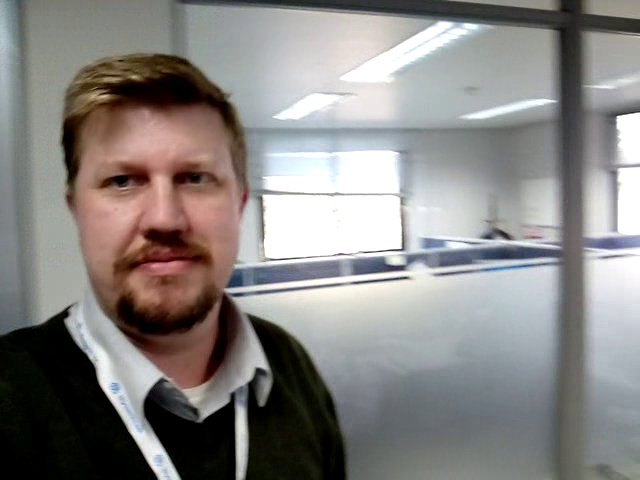
#> input picture frame 27 of FaceRecognition/JonasBruno.mp4, 640 x 480 px, given in place of ParteEquipe.mp4, which was not available
$ python FaceRecognition.py
#> lines starting #> are read from the running program, lines starting #| are printed output that depends on the picture; after the words box and inside, x2 and y2 are one past the last pixel; in counts of white or black regions, pixels touching at a corner belong together; pictures that were not available may be replaced by others from this repository, and a replacement may not be noted
import cv2

cap = cv2.VideoCapture('ParteEquipe.mp4')

classificadorFace = cv2.CascadeClassifier('cascades\haarcascade_frontalface_default.xml')

while(cap.isOpened()):
    ret, frame = cap.read()
#> frame is the input picture: shape (480, 640, 3); mean B, G, R 131.2, 133.2, 136.1
    #print(frame)

    #gray = frame
    gray = cv2.cvtColor(frame, cv2.COLOR_BGR2GRAY)
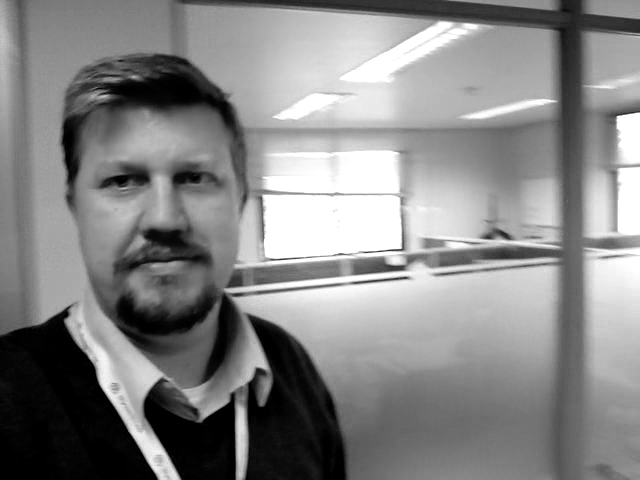
#> gray: shape (480, 640); min 0, max 255, mean 133.8

    facesDetectadas = classificadorFace.detectMultiScale(gray, scaleFactor=2, minSize=(30,30), minNeighbors=5)
#> facesDetectadas = [[64, 107, 192, 192]]

    for (x, y, a, l) in facesDetectadas:
        cv2.rectangle(frame, (x, y), (x + l, y + a), (0, 0, 255), 2)
#> this loop made 1 pass
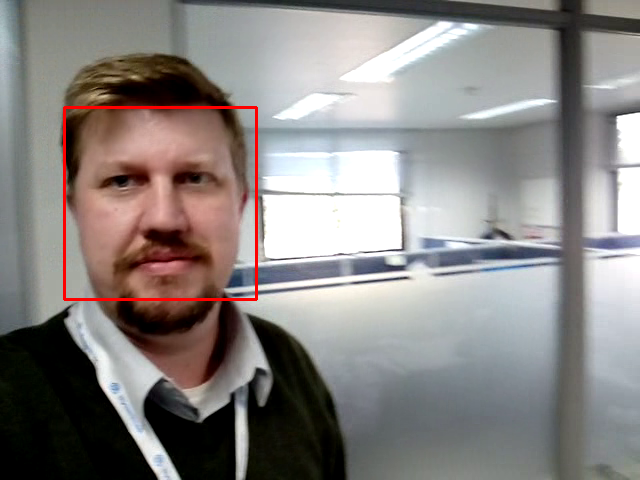
#> frame: shape (480, 640, 3); 0.75% of pixels changed, all inside (x1, y1, x2, y2) = (63, 106, 258, 301)

    cv2.imshow('frame',frame)

    if cv2.waitKey(1) & 0xFF == ord('q'):
#> (key q is pressed here)
        break

cap.release()
cv2.destroyAllWindows()

$ run again, starting later in the video
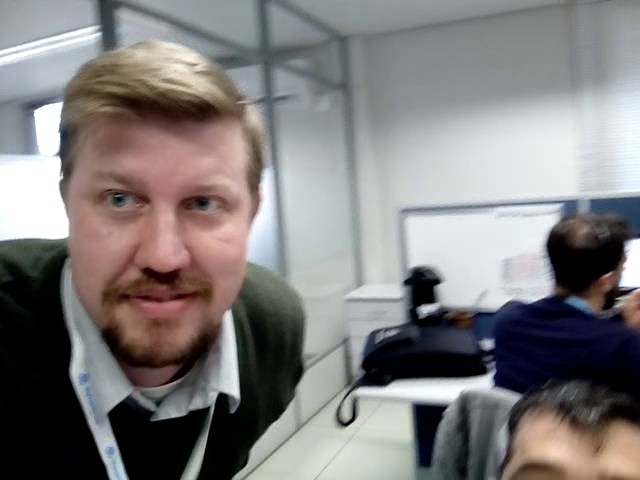
#> input picture frame 122 of FaceRecognition/JonasBruno.mp4, 640 x 480 px, given in place of ParteEquipe.mp4, which was not available
#> frame is the input picture: shape (480, 640, 3); mean B, G, R 124.9, 125.4, 127.7
#> `gray = cv2.cvtColor(frame, cv2.COLOR_BGR2GRAY)`:
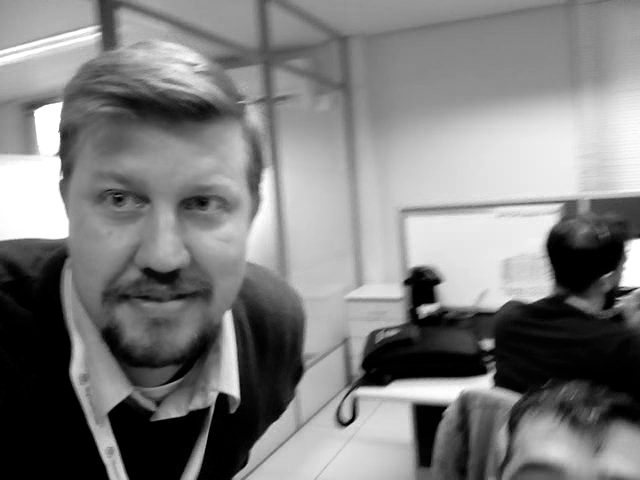
#> gray: shape (480, 640); min 0, max 255, mean 126
#> facesDetectadas = [[71, 131, 192, 192]]
#> the loop `for (x, y, a, l) in facesDetectadas:` made 1 pass
#> after the loop `for (x, y, a, l) in facesDetectadas:`:
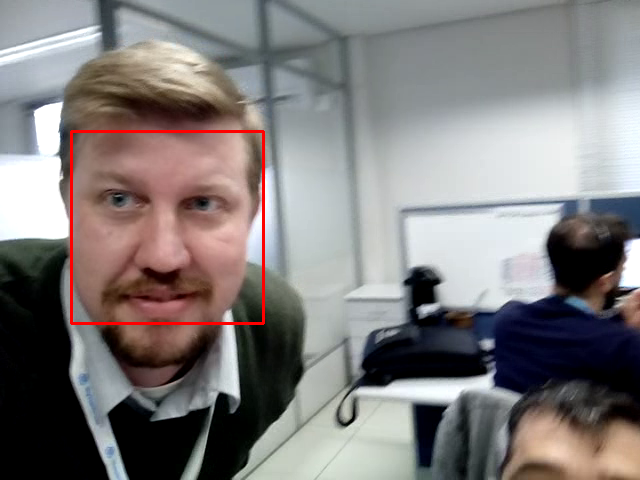
#> frame: shape (480, 640, 3); 0.75% of pixels changed, all inside (x1, y1, x2, y2) = (70, 130, 265, 325)

$ run again, starting later in the video
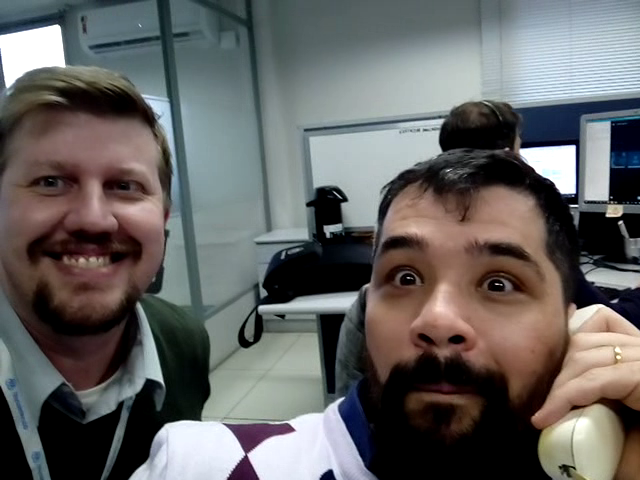
#> input picture frame 218 of FaceRecognition/JonasBruno.mp4, 640 x 480 px, given in place of ParteEquipe.mp4, which was not available
#> frame is the input picture: shape (480, 640, 3); mean B, G, R 98.7, 100, 101
#> `gray = cv2.cvtColor(frame, cv2.COLOR_BGR2GRAY)`:
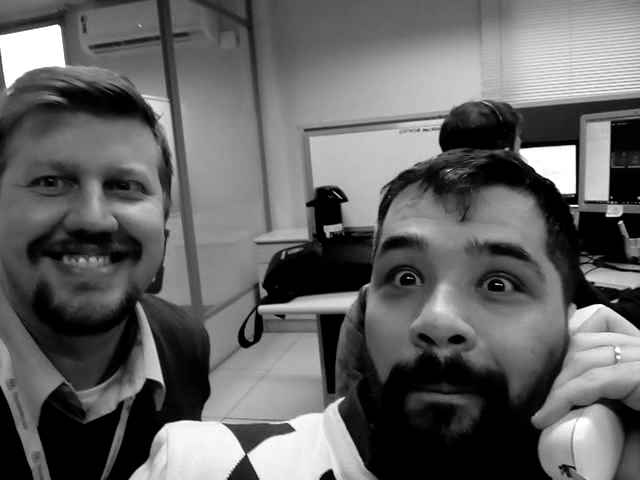
#> gray: shape (480, 640); min 0, max 255, mean 100.1
#> facesDetectadas = ()
